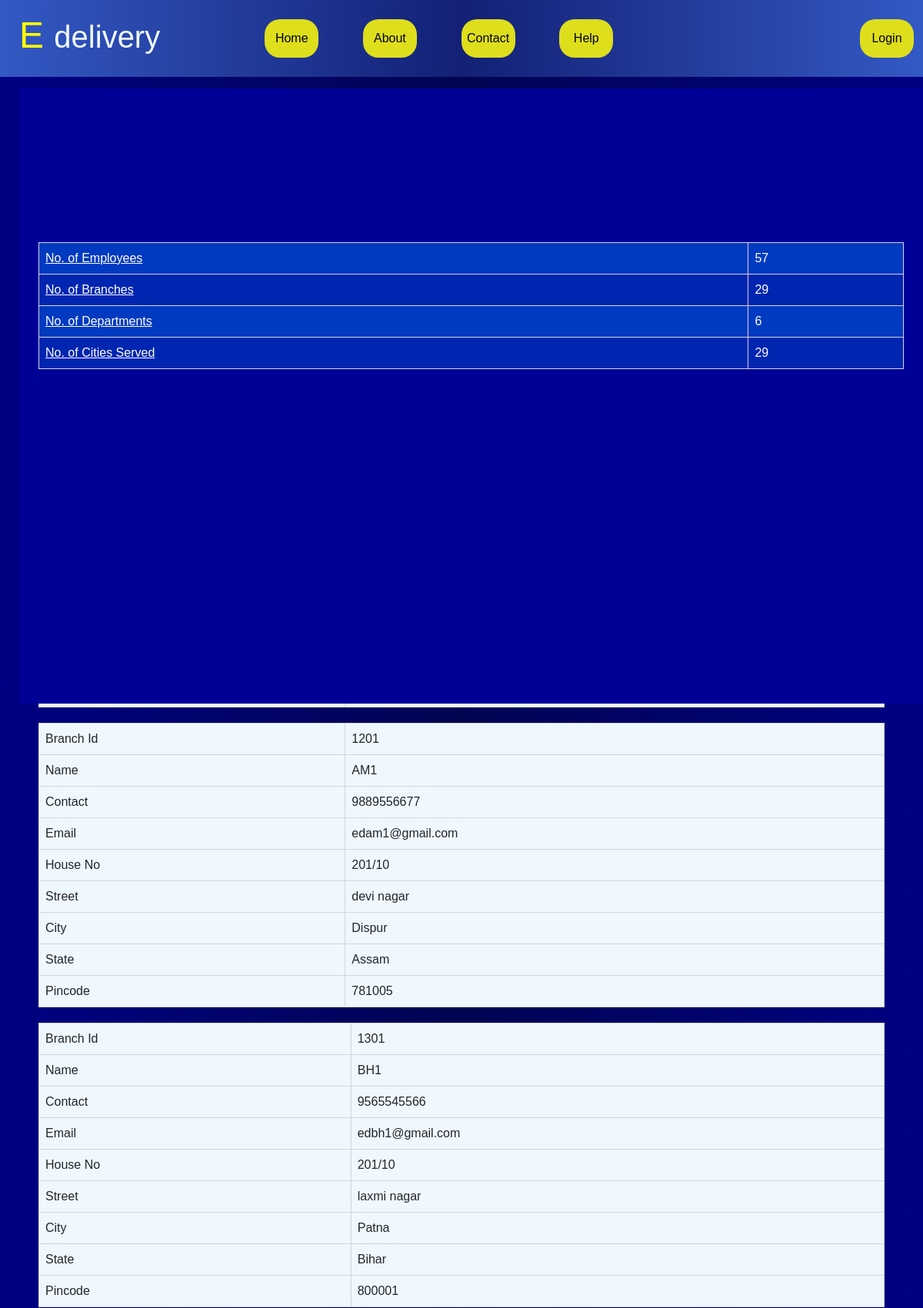
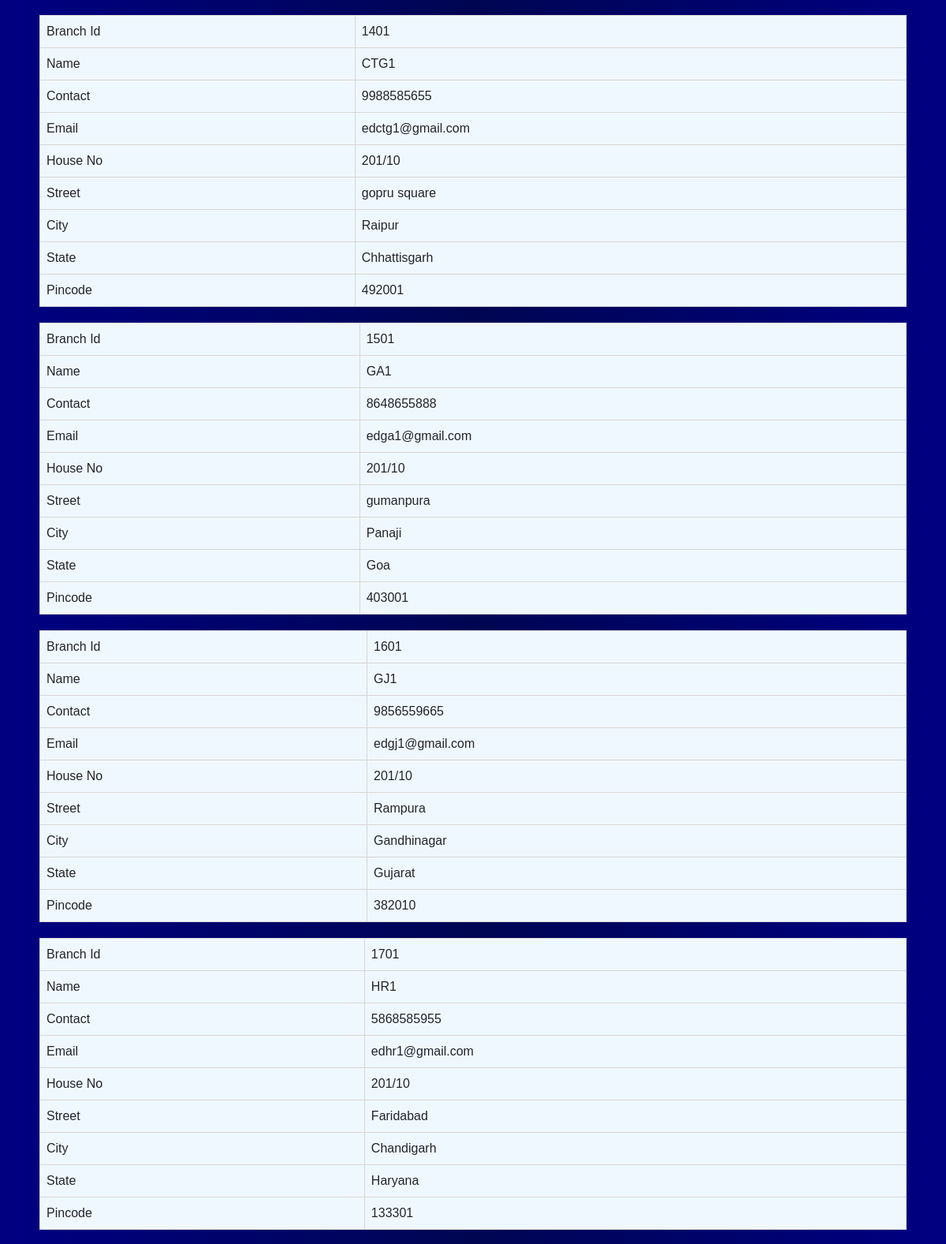
Screenshot of /branch_details (upper part) with the database file from the repository (2 pictures, top to bottom).
### courier_service/models.py (models this page shows)
class Branches(models.Model):
    Branch_Id=models.IntegerField(primary_key=True)
    Branch_Name=models.CharField(max_length=50)
    Contact_Number=models.BigIntegerField()
    Email=models.EmailField()
    House_No=models.CharField(max_length=50)
    Street=models.CharField(max_length=50)
    City=models.CharField(max_length=50)
    State=models.CharField(max_length=50)
    Pin_Code=models.IntegerField()

### courier_service/views.py (the view)
# urls.py: path('branch_details', views.branch_details, name='branch_details'),
def branch_details(request):
    orders=Orders.objects.all()
    employees=Employees.objects.all()
    branches=Branches.objects.all()
    departments=Department.objects.all()
    city=cities.objects.all()
    context={
        'x' : len(employees),
        'y' : len(branches),
        'z' : len(departments),
        'c' : len(city),
        'o' : len(orders),
        'branches' : branches
    }
    return render(request, 'branch_details.html',context)

### courier_service/templates/branch_details.html (shortened to what this page needs)
{% extends "layout.html" %}
{% load static %}
{% block csslink %}
<link rel="stylesheet" href="{% static "css/employee.css" %}">
{% endblock %}
{% block pagebody %}
    <div class="employee_container">
        <div class="employee_container_control">
            <div class="employee_details">
                <div class="emp_img"></div>
                <div class="emp_detail_container">
                    <table>
                        <td><a href="/emp_details" type="button" style="color:white">No. of Employees</a></td>
                        <td>{{x}}</td></a>
                        <tr>
                        <td><a href="/branch_details" type="button" style="color:white">No. of Branches</a></td>
                        <td>{{y}}</td>
                        </tr>
                        <tr>
                        <td><a href="/dept_details" type="button" style="color:white">No. of Departments</a></td>
                        <td>{{z}}</td>
                        </tr>
                        <tr>
                        <td><a href="/cities_details" type="button" style="color:white">No. of Cities Served</a></td>
                        <td>{{c}}</td>
                        </tr>
                    </table>
                </div>
            </div>
            <div class="parcel_details">
                   {%for i in branches%}
                    <div class="order_card">
                        <table>
                            <tr>
                                <td>Branch Id</td>
                                <td>{{i.Branch_Id}}</td>
                            </tr>
                        <tr>
                            <td>Name</td>
                            <td>{{i.Branch_Name}}
                            </td>
                        </tr>
                        <tr>
                            <td>Contact</td>
                            <td>{{i.Contact_Number}}</td>
                        </tr>
                        <tr>
                            <td>Email</td>
                            <td>{{i.Email}}</td>
                        </tr>
                        <tr>
                            <td>House No</td>
                            <td>{{i.House_No}}</td>
                        </tr>
                    <tr>
                        <td>Street</td>
                        <td>{{i.Street}}
                        </td>
                    </tr>
                    <tr>
                        <td>City</td>
                        <td>{{i.City}}</td>
                    </tr>
                    <tr>
                        <td>State</td>
                        <td>{{i.State}}</td>
                    </tr>
                    <tr>
                        <td>Pincode</td>
                        <td>{{i.Pin_Code}}</td>
                    </tr>
                    </table>
                </div>
               {%endfor%}
            </div>
        </div>
    </div>
{%endblock%}

### courier_service/static/css/navbar.css (style rules this page uses)
* { margin: 0; padding: 0; box-sizing: border-box; font-family: 'Open Sans',sans-serif; }
body { background-color: #0a0027; }

### courier_service/static/css/employee.css (style rules this page uses)
* { margin: 0; padding: 0; box-sizing: border-box; font-family: 'Open-Sans',sans-serif; }
body { background-image: linear-gradient(to right,#000082,#000552,#000082); }
.employee_container { padding-right: 10px; padding-left: 10px; margin-top: 15px; margin-right: auto; margin-left: auto; }
@media (min-width: 768px) { .employee_container { width: 750px; } }
@media (min-width: 992px) { .employee_container { width: 970px; } }
@media (min-width: 1200px) { .employee_container { width: 1170px; } }
.employee_container_control { display: flex; }
.employee_details { width: 100%; background-color: #000097; padding: 25px; position : fixed; }
@media (min-width: 900px) { .employee_details { height: 100vh; } }
.emp_img { height: 150px; width: 150px; border-radius: 50%; background-image: url("https://upload.wikimedia.org/wikipedia/commons/thumb/b/b8/Sachin-Tendulkar_%28cropped%29.jpg/220px-Sachin-Tendulkar_%28cropped%29.jpg"); background-position: center; background-size: cover; background-repeat: no-repeat; }
.emp_detail_container { margin: 25px; margin-left: 0; }
.parcel_details { margin: 25px; width: 100%; }
.order_card { margin: 20px 0; }
table { font-family: arial, sans-serif; border-collapse: collapse; width: 100%; }
td { border: 1px solid #d5d5d5; text-align: left; padding: 8px; }
.emp_detail_container tr:nth-child(even) { background-color: rgb(0, 38, 177); }
.emp_detail_container tr:nth-child(odd) { background-color: rgb(0, 58, 193); }
.emp_detail_container td { color: #fff; }
.parcel_details table { background-color: aliceblue; }

### rows the page displays
Branches: Branch_Id "1201", Branch_Name "AM1", Contact_Number "9889556677", Email "edam1@gmail.com", House_No "201/10", Street "devi nagar", City "Dispur", State "Assam", Pin_Code "781005"
Branches: Branch_Id "1301", Branch_Name "BH1", Contact_Number "9565545566", Email "edbh1@gmail.com", House_No "201/10", Street "laxmi nagar", City "Patna", State "Bihar", Pin_Code "800001"
Branches: Branch_Id "1401", Branch_Name "CTG1", Contact_Number "9988585655", Email "edctg1@gmail.com", House_No "201/10", Street "gopru square", City "Raipur", State "Chhattisgarh", Pin_Code "492001"
Branches: Branch_Id "1501", Branch_Name "GA1", Contact_Number "8648655888", Email "edga1@gmail.com", House_No "201/10", Street "gumanpura", City "Panaji", State "Goa", Pin_Code "403001"
Branches: Branch_Id "1601", Branch_Name "GJ1", Contact_Number "9856559665", Email "edgj1@gmail.com", House_No "201/10", Street "Rampura", City "Gandhinagar", State "Gujarat", Pin_Code "382010"
Branches: Branch_Id "1701", Branch_Name "HR1", Contact_Number "5868585955", Email "edhr1@gmail.com", House_No "201/10", Street "Faridabad", City "Chandigarh", State "Haryana", Pin_Code "133301"

### other values shown
{{ x }} "57"
{{ y }} "29"
{{ z }} "6"
{{ c }} "29"
